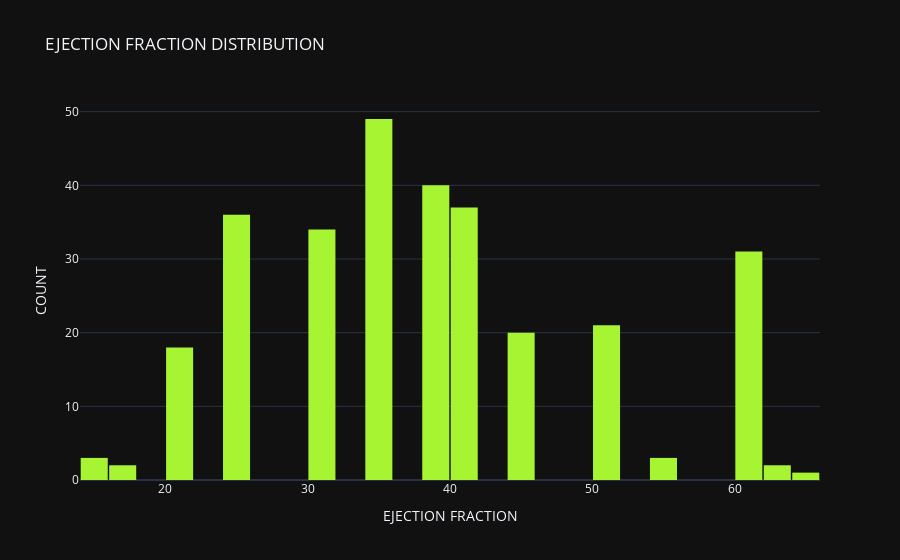

The cell this chart's notebook holds for it:
### Code cell
import plotly.graph_objects as go

fig = go.Figure()
fig.add_trace(go.Histogram(
    x = train['ejection_fraction'],
    xbins=dict( # bins used for histogram
        start=14,
        end=80,
        size=2
    ),
    marker_color='#A7F432',
    opacity=1
))

fig.update_layout(
    title_text='EJECTION FRACTION DISTRIBUTION',
    xaxis_title_text='EJECTION FRACTION',
    yaxis_title_text='COUNT', 
    bargap=0.05, # gap between bars of adjacent location coordinates

    template = 'plotly_dark'
)

fig.show()

### Figure 1 — Plotly figure (JSON) as saved in the notebook; plotly's stock layout.template omitted (floating-point values rounded to 4 significant figures; data arrays with more than 128 entries replaced by an {"elided": "..."} marker saying what was removed)
{"data": [{"marker": {"color": "#A7F432"}, "opacity": 1, "type": "histogram", "x": {"elided": "297 int values"}, "xbins": {"end": 80, "size": 2, "start": 14}}], "layout": {"bargap": 0.05, "title": {"text": "EJECTION FRACTION DISTRIBUTION"}, "xaxis": {"title": {"text": "EJECTION FRACTION"}}, "yaxis": {"title": {"text": "COUNT"}}}}
